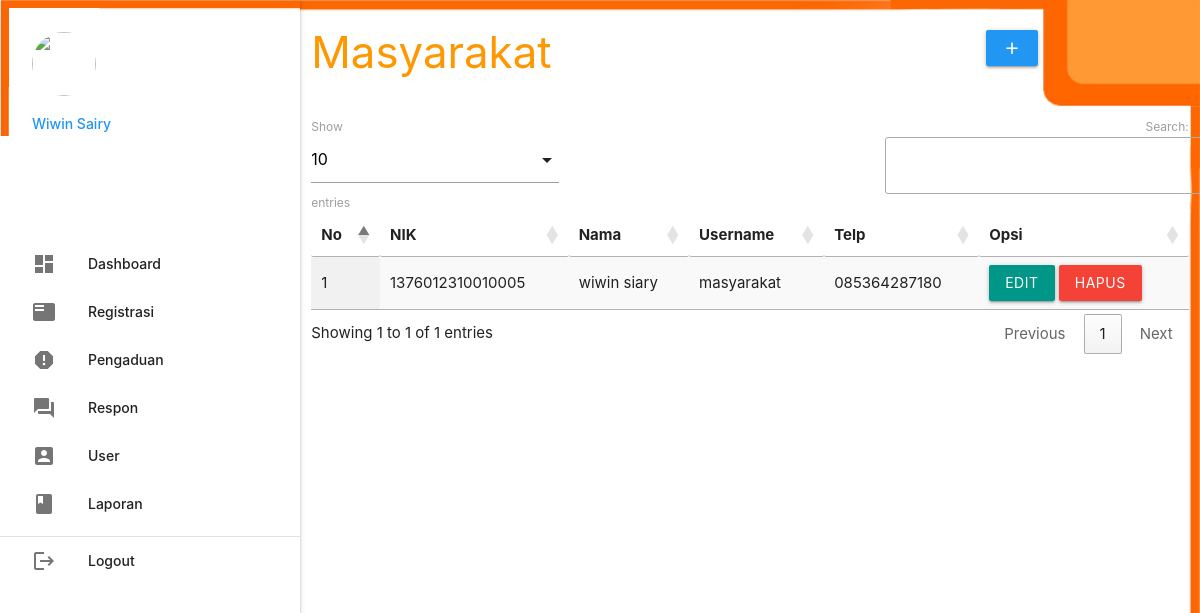
The app's page /admin/index.php?p=registrasi (signed in) with its own data.
### tables this page shows
CREATE TABLE `masyarakat` (
  `nik` varchar(16) NOT NULL,
  `nama` varchar(35) NOT NULL,
  `username` varchar(25) NOT NULL,
  `password` varchar(255) NOT NULL,
  `telp` varchar(13) NOT NULL
);

### admin/registrasi.php (the view, shortened to what this page needs)
       <div class="row">
         <div class="col s12 m9">
           <h3 class="orange-text">Masyarakat</h3>
         </div>
         <div class="col s12 m3">
           <div class="section"></div>
           <a class="waves-effect waves-light btn modal-trigger blue" href="#modal1"><i class="material-icons">add</i></a>
         </div>
       </div>
       <table id="example" class="display responsive-table" style="width:100%">
         <thead>
             <tr>
				<th>No</th>
				<th>NIK</th>
				<th>Nama</th>
				<th>Username</th>
				<th>Telp</th>
               	<th>Opsi</th>
             </tr>
         </thead>
         <tbody>
<?php
	$no=1;
	$query = mysqli_query($koneksi,"SELECT * FROM masyarakat ORDER BY nik ASC");
	while ($r=mysqli_fetch_assoc($query)) { ?>
	<tr>
		<td><?php echo $no++; ?></td>
		<td><?php echo $r['nik']; ?></td>
		<td><?php echo $r['nama']; ?></td>
		<td><?php echo $r['username']; ?></td>
		<td><?php echo $r['telp']; ?></td>
		<td><a class="btn teal modal-trigger" href="#regis_edit?nik=<?php echo $r['nik'] ?>">Edit</a> <a onclick="return confirm('Anda Yakin Ingin Menghapus Y/N')" class="btn red" href="index.php?p=regis_hapus&nik=<?php echo $r['nik'] ?>">Hapus</a></td>
	</tr>
           <?php  }
            ?>
         </tbody>
       </table>

### records on screen
masyarakat: nik "1376012310010005", nama "wiwin siary", username "masyarakat", telp "085364287180"

### other values on screen
$_SESSION['data']['nama_petugas'] "Wiwin Sairy"
